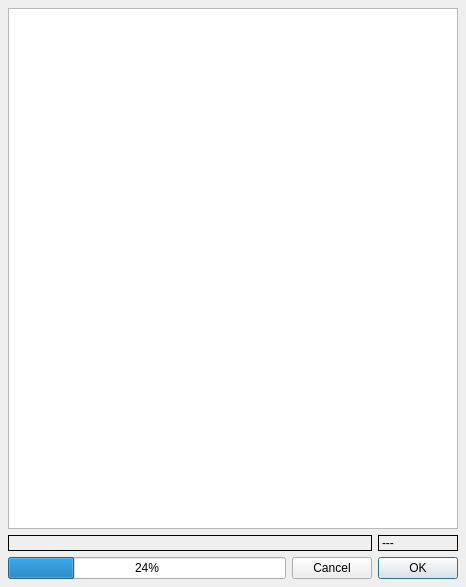
<ui version="4.0" >
 <author></author>
 <comment></comment>
 <exportmacro></exportmacro>
 <class>Dialog</class>
 <widget class="QDialog" name="Dialog" >
  <property name="geometry" >
   <rect>
    <x>0</x>
    <y>0</y>
    <width>466</width>
    <height>587</height>
   </rect>
  </property>
  <property name="windowTitle" >
   <string>Dialog</string>
  </property>
  <layout class="QGridLayout" >
   <property name="margin" >
    <number>8</number>
   </property>
   <property name="spacing" >
    <number>6</number>
   </property>
   <item row="1" column="2" >
    <widget class="QLabel" name="speedLine" >
     <property name="frameShape" >
      <enum>QFrame::Box</enum>
     </property>
     <property name="text" >
      <string>---</string>
     </property>
     <property name="alignment" >
      <set>Qt::AlignLeading</set>
     </property>
    </widget>
   </item>
   <item row="1" column="0" colspan="2" >
    <widget class="QLabel" name="statusLine" >
     <property name="frameShape" >
      <enum>QFrame::Box</enum>
     </property>
     <property name="text" >
      <string/>
     </property>
    </widget>
   </item>
   <item row="2" column="2" >
    <widget class="QPushButton" name="buttonOk" >
     <property name="text" >
      <string>OK</string>
     </property>
    </widget>
   </item>
   <item row="2" column="0" >
    <widget class="QProgressBar" name="downloadProgress" >
     <property name="value" >
      <number>24</number>
     </property>
    </widget>
   </item>
   <item row="2" column="1" >
    <widget class="QPushButton" name="buttonCancel" >
     <property name="text" >
      <string>Cancel</string>
     </property>
    </widget>
   </item>
   <item row="0" column="0" colspan="3" >
    <widget class="QTableWidget" name="filesView" >
     <property name="tabKeyNavigation" >
      <bool>false</bool>
     </property>
     <property name="alternatingRowColors" >
      <bool>true</bool>
     </property>
     <property name="selectionMode" >
      <enum>QAbstractItemView::NoSelection</enum>
     </property>
    </widget>
   </item>
  </layout>
 </widget>
 <pixmapfunction></pixmapfunction>
 <resources/>
 <connections/>
</ui>
